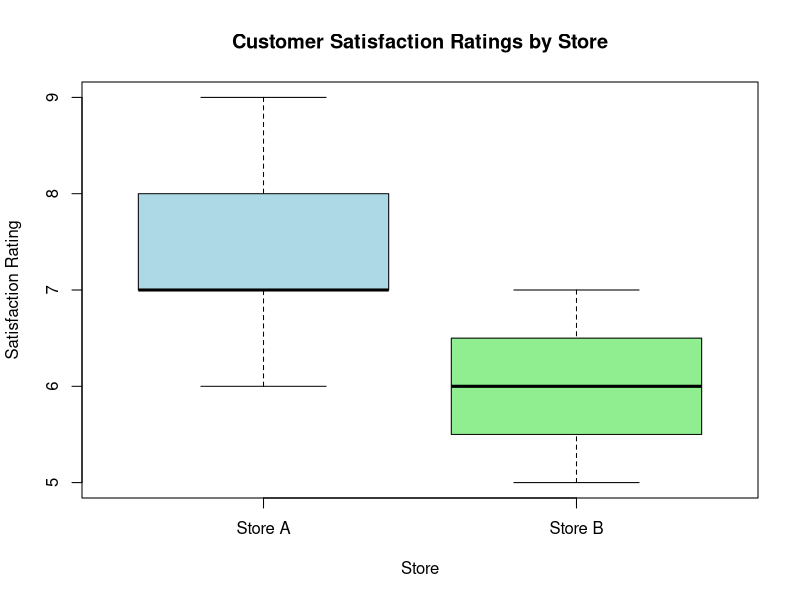
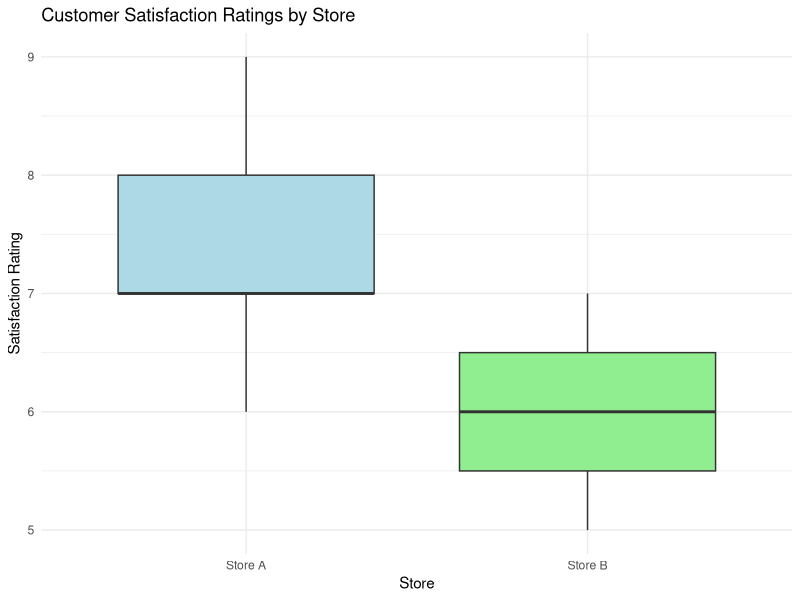

Reproduce these figures in R, in order.
# the Mann Whitney Test is used to compare two independent groups to determine whether their population distributions are different.
# H0: the distributions of customer satisfaction ratings are the same between Store A and Store B.
# HA: the distributions of customer satisfaction ratings are not the same between Store A and Store B.
# p-val < sig level reject H0
# p-val > sig level accept H0

# Load necessary library packages
library(ggplot2)

# Sample data for two independent groups (customer satisfaction ratings for Store A and Store B)
satisfaction_data <- data.frame(
  customer = 1:30,
  store = rep(c("Store A", "Store B"), each = 15),
  rating = c(7, 8, 6, 7, 9, 8, 6, 8, 7, 9, 7, 8, 6, 7, 8, # Store A
             6, 5, 7, 6, 5, 7, 6, 6, 5, 6, 7, 5, 6, 6, 7)  # Store B
)

# Display the dataset
print(satisfaction_data)

# Perform Mann-Whitney U test
mann_whitney_result <- wilcox.test(rating ~ store, data = satisfaction_data, exact = FALSE)

# Print the result
print(mann_whitney_result)

# Visualization: Boxplot of Ratings by Store
boxplot(rating ~ store, data = satisfaction_data, 
        col = c("lightblue", "lightgreen"),
        main = "Customer Satisfaction Ratings by Store",
        xlab = "Store", ylab = "Satisfaction Rating")

# Visualization: ggplot2 Boxplot of Ratings by Store
ggplot(satisfaction_data, aes(x = store, y = rating, fill = store)) +
  geom_boxplot() +
  labs(title = "Customer Satisfaction Ratings by Store", x = "Store", y = "Satisfaction Rating") +
  theme_minimal() +
  scale_fill_manual(values = c("Store A" = "lightblue", "Store B" = "lightgreen")) +
  theme(legend.position = "none")

# Define significance level
alpha <- 0.05

# Print test result with an interpretation
cat("Mann-Whitney U Test Results:\n")
cat("W statistic:", mann_whitney_result$statistic, "\n")
cat("p-value:", mann_whitney_result$p.value, "\n")

if(mann_whitney_result$p.value < alpha) {
  cat("Conclusion: Reject the null hypothesis (H0). There is a significant difference in the customer satisfaction ratings between Store A and Store B.\n")
} else {
  cat("Conclusion: Accept the null hypothesis (H0). There is no significant difference in the customer satisfaction ratings between Store A and Store B.\n")
}
